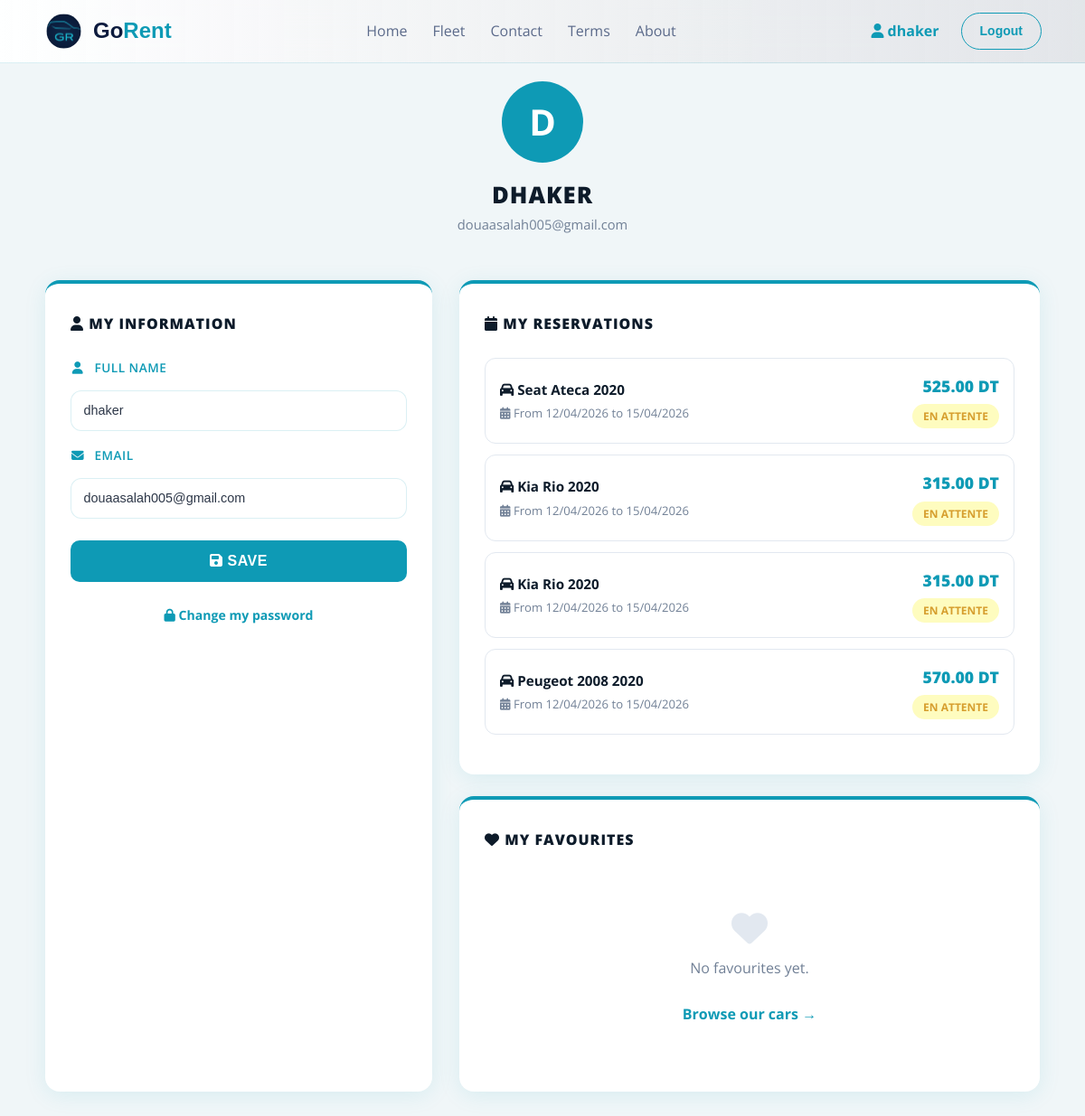
Page /profil.php (signed in) on the earlier database version.
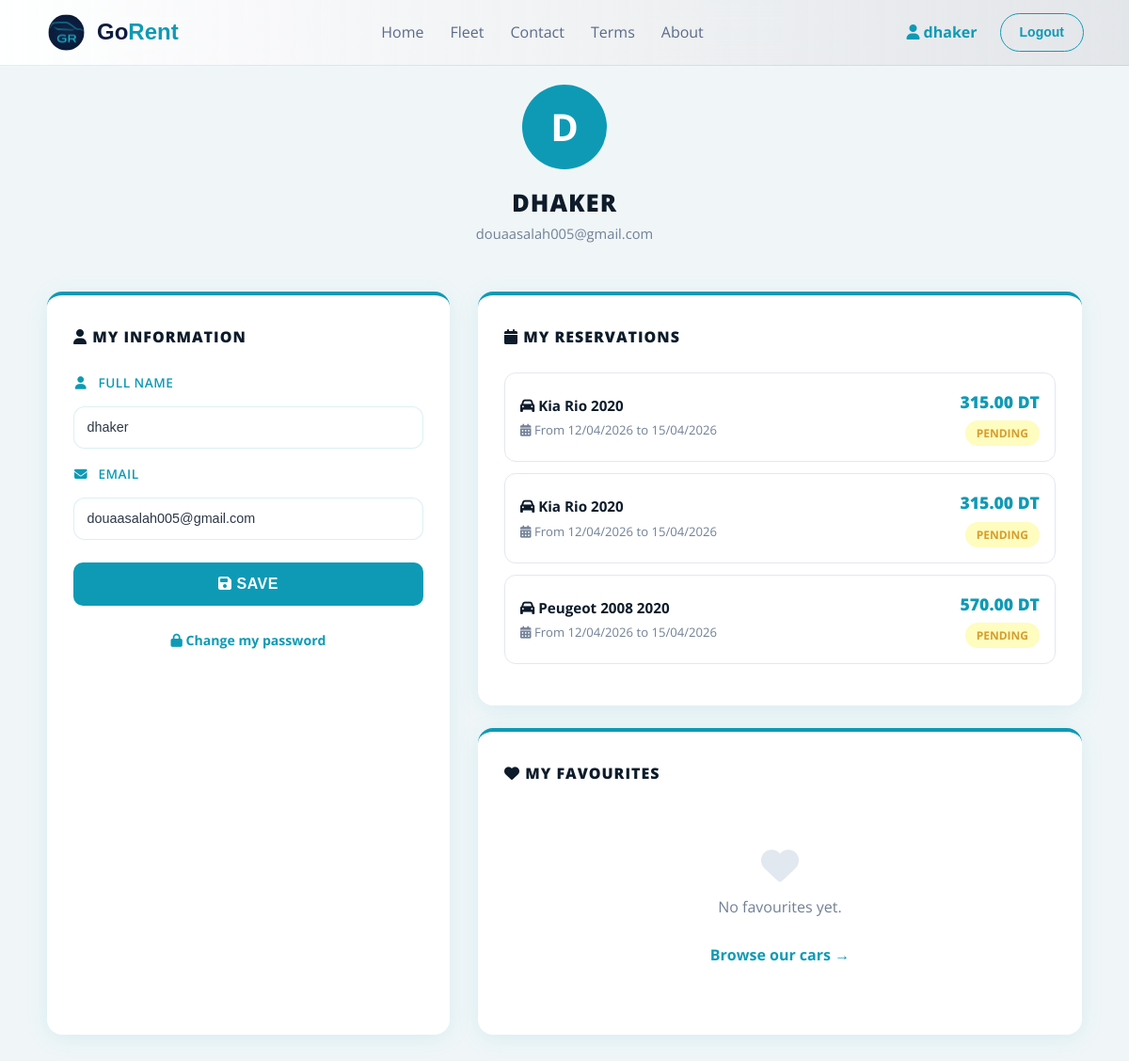
Same page on the later database version.
### tables this page shows
CREATE TABLE `reservation` (
  `id_reservation` int(11) NOT NULL,
  `id_client` int(11) NOT NULL,
  `id_voiture` int(11) NOT NULL,
  `date_reservation` timestamp NOT NULL DEFAULT current_timestamp(),
  `date_debut` date NOT NULL,
  `date_fin` date NOT NULL,
  `statut` varchar(20) DEFAULT 'En attente',
  `total` decimal(10,2) DEFAULT NULL,
  `telephone` varchar(20) DEFAULT NULL,
  `adresse` text DEFAULT NULL,
  `datenaiss` date DEFAULT NULL,
  `civility` varchar(10) DEFAULT NULL
);

CREATE TABLE `voitures` (
  `id` int(11) NOT NULL,
  `marque` varchar(20) NOT NULL,
  `modele` varchar(20) NOT NULL,
  `annee` int(11) NOT NULL,
  `imgfront` varchar(255) NOT NULL,
  `imginter` varchar(255) NOT NULL,
  `imgcote` varchar(255) NOT NULL,
  `type` varchar(20) NOT NULL,
  `boite` varchar(20) NOT NULL,
  `carburant` varchar(20) NOT NULL,
  `places` int(11) NOT NULL,
  `bagages` int(11) NOT NULL,
  `prix` decimal(6,0) NOT NULL
);

### profil.php (the view, shortened to what this page needs)
<?php
$conn = new mysqli('localhost', 'root', '', 'locationvoitures');
$user_id = $_SESSION['user_id'];
$stmt = $conn->prepare("SELECT nom, email FROM users WHERE idclient = ?");
$stmt->bind_param("i", $user_id);
$stmt->execute();
$stmt->bind_result($nom, $email);
$reservations = [];
$res = $conn->prepare("
    SELECT r.id_reservation, v.marque, v.modele, v.annee, r.date_debut, r.date_fin, r.statut, r.total
    FROM reservation r
    JOIN voitures v ON r.id_voiture = v.id
    WHERE r.id_client = ?
    ORDER BY r.date_reservation DESC
");
$res->bind_param("i", $user_id);
$res->execute();
$result = $res->get_result();
while ($row = $result->fetch_assoc()) {
    $reservations[] = $row;
}
$favoris = [];
?>
<?php include 'navbar.php'; ?>
<div class="profil-page">
    <div class="profil-header">
        <div class="profil-avatar">
            <?= strtoupper(substr($nom, 0, 1)) ?>
        </div>
        <h2><?= htmlspecialchars($nom) ?></h2>
        <p><?= htmlspecialchars($email) ?></p>
    </div>
    <div class="profil-grid">
        <div class="profil-card">
            <h3><i class="fa fa-user"></i> My Information</h3>
            <form method="POST">
                <div class="form-group">
                    <label><i class="fa fa-user"></i> Full Name</label>
                    <input type="text" name="nom" value="<?= htmlspecialchars($nom) ?>" required>
                </div>
                <div class="form-group">
                    <label><i class="fa fa-envelope"></i> Email</label>
                    <input type="email" name="email" value="<?= htmlspecialchars($email) ?>" required>
                </div>
                <button type="submit" name="modifier_profil" class="btn-submit">
                    <i class="fa fa-floppy-disk"></i> Save
                </button>
            </form>
            <br>
            <a href="forgot_password.php"
                style="display:block; text-align:center; color:var(--blue); font-size:0.88rem; font-weight:700; text-decoration:none;">
                <i class="fa fa-lock"></i> Change my password
            </a>
        </div>
        <div class="profil-right-col">
            <div class="reservations-card">
                <h3><i class="fa fa-calendar"></i> My Reservations</h3>
                <?php if (empty($reservations)): ?>
                    <div class="empty-reservations">
                        <i class="fa fa-car"></i>
                        <p>No reservations yet.</p>
                        <br>
                        <a href="home.php#fleet-section" style="color:var(--blue); font-weight:700; text-decoration:none;">
                            Browse our cars →
                        </a>
                    </div>
                <?php else: ?>
                    <?php foreach ($reservations as $r): ?>
                        <div class="reservation-item">
                            <div class="reservation-info">
                                <h4><i class="fa fa-car"></i> <?= $r['marque'] . ' ' . $r['modele'] . ' ' . $r['annee'] ?>
                                </h4>
                                <p><i class="fa fa-calendar-days"></i> From
                                    <?= date('d/m/Y', strtotime($r['date_debut'])) ?> to
                                    <?= date('d/m/Y', strtotime($r['date_fin'])) ?>
                                </p>
                            </div>
                            <div class="reservation-right">
                                <div class="prix"><?= $r['total'] ?? '—' ?> DT</div>
                                <?php
                                $statut = strtolower($r['statut']);
                                $classe = match ($statut) {
                                    'Confirmed', 'confirmed' => 'statut-confirmee',
                                    'Cancelled', 'cancelled' => 'statut-annulee',
                                    default => 'statut-attente'
                                };
                                ?>
                                <span class="statut <?= $classe ?>"><?= $r['statut'] ?></span>
                            </div>
                        </div>
                    <?php endforeach; ?>
                <?php endif; ?>
            </div>
            <div class="reservations-card">
                <h3><i class="fa fa-heart"></i> My Favourites</h3>
                <?php if (empty($favoris)): ?>
                    <div class="empty-reservations">
                        <i class="fa fa-heart"></i>
                        <p>No favourites yet.</p>
                        <br>
                        <a href="home.php#fleet-section" style="color:var(--blue); font-weight:700; text-decoration:none;">
                            Browse our cars →
                        </a>
                    </div>
                <?php endif; ?>
            </div>
        </div>
    </div>
</div>
</body>
</html>

Differences in the rows shown:
no longer on this page (row edited): reservation: id_voiture.marque "Seat", id_voiture.modele "Ateca", id_voiture.annee "2020", date_debut "12/04/2026", date_fin "15/04/2026", total "525.00", statut "EN ATTENTE"
changed reservation (number 1 of 3 on the later page): statut "EN ATTENTE" → "PENDING"
changed reservation (number 2 of 3 on the later page): statut "EN ATTENTE" → "PENDING"
changed reservation "Peugeot": statut "EN ATTENTE" → "PENDING"
